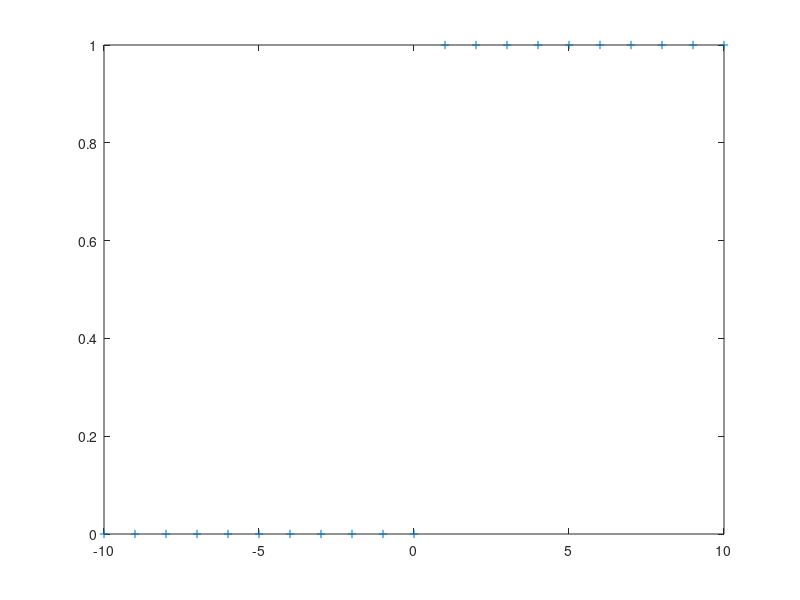

Write the MATLAB code that produced this figure. (Note: this script raises an error after producing the figure.)
% Verify that my code gives the same results as the 1D example at
% http://www.media.mit.edu/physics/publications/books/nmm/files/cwm.m

seed = 0;
rand('state', seed);
randn('state', seed);
x = (-10:10)';
y = double(x > 0);
npts = length(x);
plot(x,y,'+')

nclusters = 4;
nplot = 100;
xplot = 24*(1:nplot)'/nplot - 12;

mux = 20*rand(1,nclusters) - 10;
muy = zeros(1,nclusters);
varx = ones(1,nclusters);
vary = ones(1,nclusters);
pc = 1/nclusters * ones(1,nclusters);


I = repmat(eye(1,1), [1 1 nclusters]);
O = repmat(zeros(1,1), [1 1 nclusters]);
X = x(:)';
Y = y(:)';

% Do 1 iteration of EM

%cwr = cwr_em(X, Y, nclusters, 'muX', mux, 'muY', muy,  'SigmaX', I, 'cov_typeX', 'spherical', 'SigmaY', I, 'cov_typeY', 'spherical', 'priorC', pc, 'weightsY', O,  'init_params', 0, 'clamp_weights', 1, 'max_iter', 1, 'cov_priorX', zeros(1,1,nclusters), 'cov_priorY', zeros(1,1,nclusters));

cwr = cwr_em(X, Y, nclusters, 'muX', mux, 'muY', muy,  'SigmaX', I, 'cov_typeX', 'spherical', 'SigmaY', I, 'cov_typeY', 'spherical', 'priorC', pc, 'weightsY', O,  'create_init_params', 0, 'clamp_weights', 1, 'max_iter', 1);


% Check this matches Gershenfeld's code

% E step
% px(t,c) = prob(x(t) | c)
px = exp(-(kron(x,ones(1,nclusters)) ...
	   - kron(ones(npts,1),mux)).^2 ...
	 ./ (2*kron(ones(npts,1),varx))) ...
     ./ sqrt(2*pi*kron(ones(npts,1),varx));
py = exp(-(kron(y,ones(1,nclusters)) ...
	   - kron(ones(npts,1),muy)).^2 ...
	 ./ (2*kron(ones(npts,1),vary))) ...
     ./ sqrt(2*pi*kron(ones(npts,1),vary));
p = px .* py .* kron(ones(npts,1),pc);
pp = p ./ kron(sum(p,2),ones(1,nclusters));

% M step
eps = 0.01;
pc2 = sum(pp)/npts;

mux2 = sum(kron(x,ones(1,nclusters)) .* pp) ...
      ./ (npts*pc2);
varx2 = eps + sum((kron(x,ones(1,nclusters)) ...
		  - kron(ones(npts,1),mux2)).^2 .* pp) ...
       ./ (npts*pc2);
muy2 = sum(kron(y,ones(1,nclusters)) .* pp) ...
      ./ (npts*pc2);
vary2 = eps + sum((kron(y,ones(1,nclusters)) ...
		  - kron(ones(npts,1),muy2)).^2 .* pp) ...
       ./ (npts*pc2);


denom = (npts*pc2);
% denom(c) = N*pc(c) = w(c) = sum_t pp(c,t)
% since pc(c) = sum_t pp(c,t) / N

cwr_mux = cwr.muX;
assert2(approxeq(mux2, cwr_mux))
cwr_SigmaX = squeeze(cwr.SigmaX)';
assert2(approxeq(varx2, cwr_SigmaX))

cwr_muy = cwr.muY;
assert2(approxeq(muy2, cwr_muy))
cwr_SigmaY = squeeze(cwr.SigmaY)';
assert2(approxeq(vary2, cwr_SigmaY))


